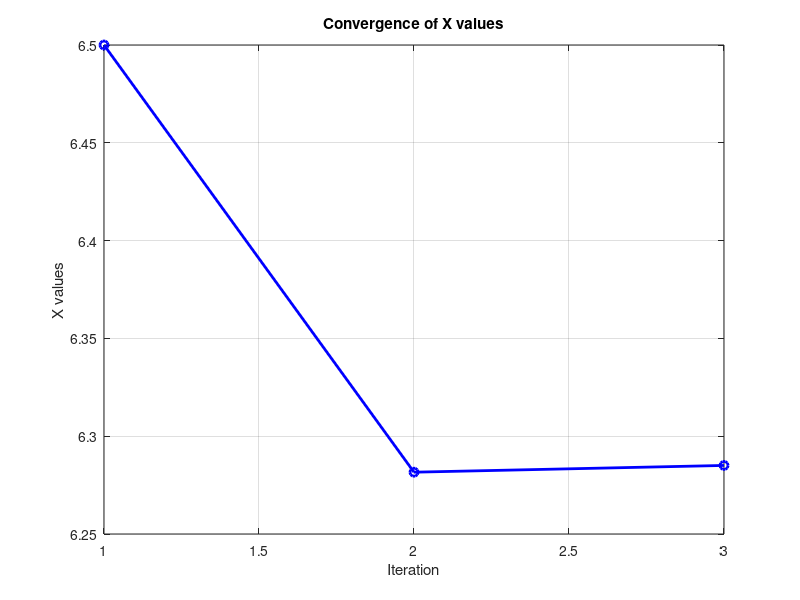
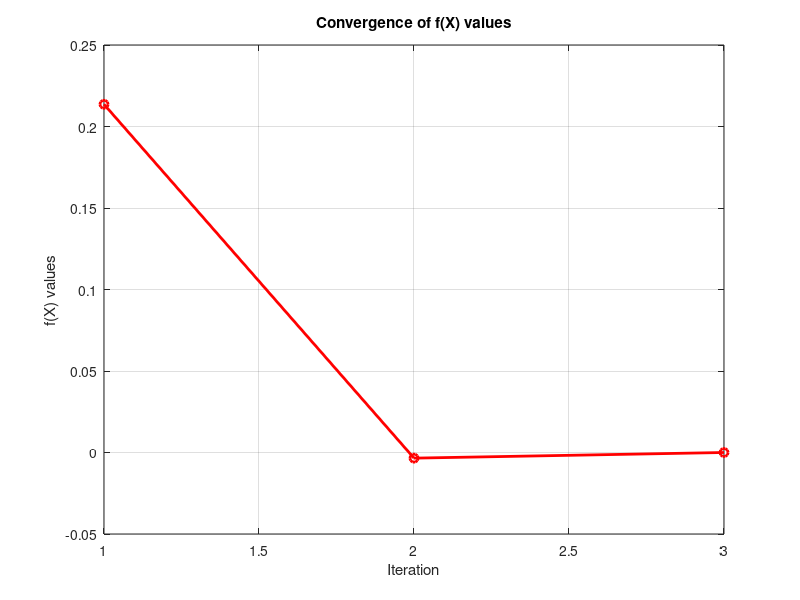
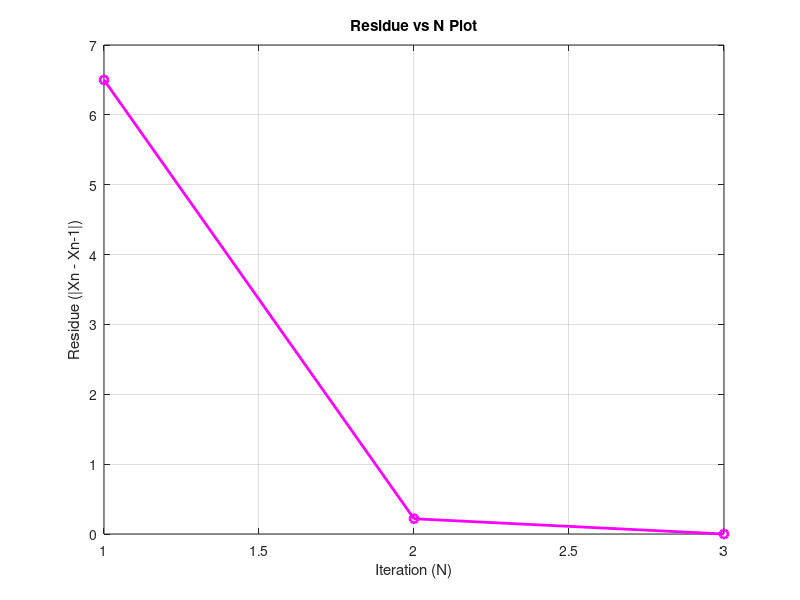
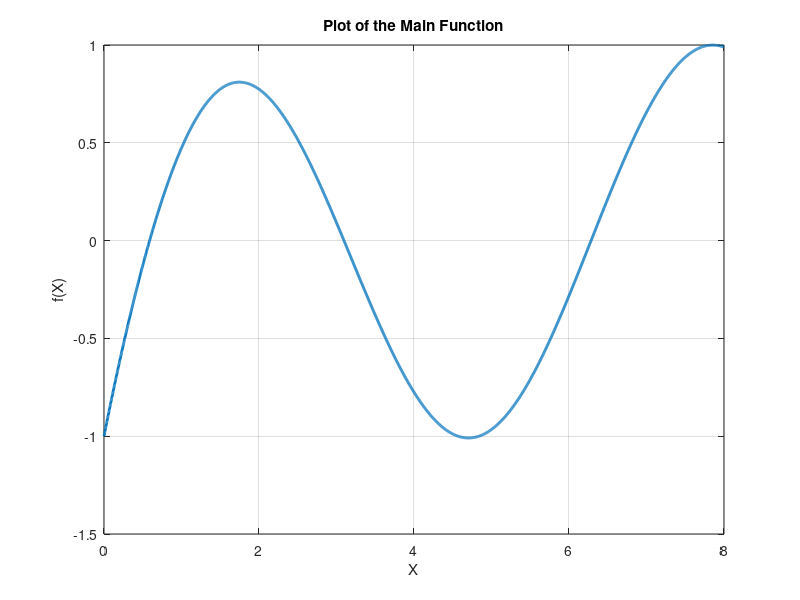

These figures' MATLAB source, in order:
fq3d = @(x) sin(x)-exp(-x);
dfq3d= @(x) cos(x)+exp(-x);
epsilon = 1e-5;
Nmax=10000;
x= 6.5;
d=1;
solution = fzero(fq3d,6.5);

fprintf("Below Values are up to 8 decimal places\n");
fprintf("Iteration\tX\t\tf(x)\t\tActual Solution\t\tAbsolute Error\t\tResidue\n");

% Initialize arrays to store iteration data for plotting
x_values = zeros(1, Nmax);
fx_values = zeros(1, Nmax);
absolute_errors = zeros(1, Nmax);

while d <= Nmax
    c = fq3d(x);
    dc = dfq3d(x);
    
    % Store values for plotting
    x_values(d) = x;
    fx_values(d) = c;

    if abs(c) <= epsilon
        fprintf("%d\t\t%.8f\t%.8f\t%.8f\t%.8f\t\t%.8f\n", d, x, c, solution, abs(x -solution),abs(x-x_values(d-1)));
        fprintf("Approximate Solution comes out to be %.8f\n", x);
        break;
    end
    
    if(d==1)
        fprintf("%d\t\t%.8f\t%.8f\t%.8f\t%.8f\t\t%.8f\n", d, x, c, solution, abs(x -solution),abs(x));
        absolute_errors(d) = abs(x);
        x = x - c/dc;
        
    else

        fprintf("%d\t\t%.8f\t%.8f\t%.8f\t%.8f\t\t%.8f\n", d, x, c, solution, abs(x -solution),abs(x-x_values(d-1)));
        absolute_errors(d) = abs(x - x_values(d-1));
        x = x - c/dc;
       
    end

    d = d + 1;
end

if d == Nmax
    fprintf("For %d iterations, the solution does not converge up to the given error %f\n", Nmax, epsilon);
end

% Figure 1 Plotting the convergence of X values
figure;
plot(1:d, x_values(1:d), '-o', 'Color', 'b', 'LineWidth', 2);
title('Convergence of X values');
xlabel('Iteration');
ylabel('X values');
grid on;

% Figure 2 Plotting the convergence of f(X) values
figure;
plot(1:d, fx_values(1:d), '-o', 'Color', 'r', 'LineWidth', 2);
title('Convergence of f(X) values');
xlabel('Iteration');
ylabel('f(X) values');
grid on;

% Figure 3 Plotting the absolute error plot
figure;
plot(1:d, absolute_errors(1:d), '-o', 'Color', 'm', 'LineWidth', 2);
title('Residue vs N Plot');
xlabel('Iteration (N)');
ylabel('Residue (|Xn - Xn-1|)');
grid on;

% Figure 4 Plot of the main function
figure;
x = linspace(0, 8, 2500);
plot(x,sin(x)-exp(-x),'LineWidth', 2);
title('Plot of the Main Function');
xlabel('X');
ylabel('f(X)');
grid on;







